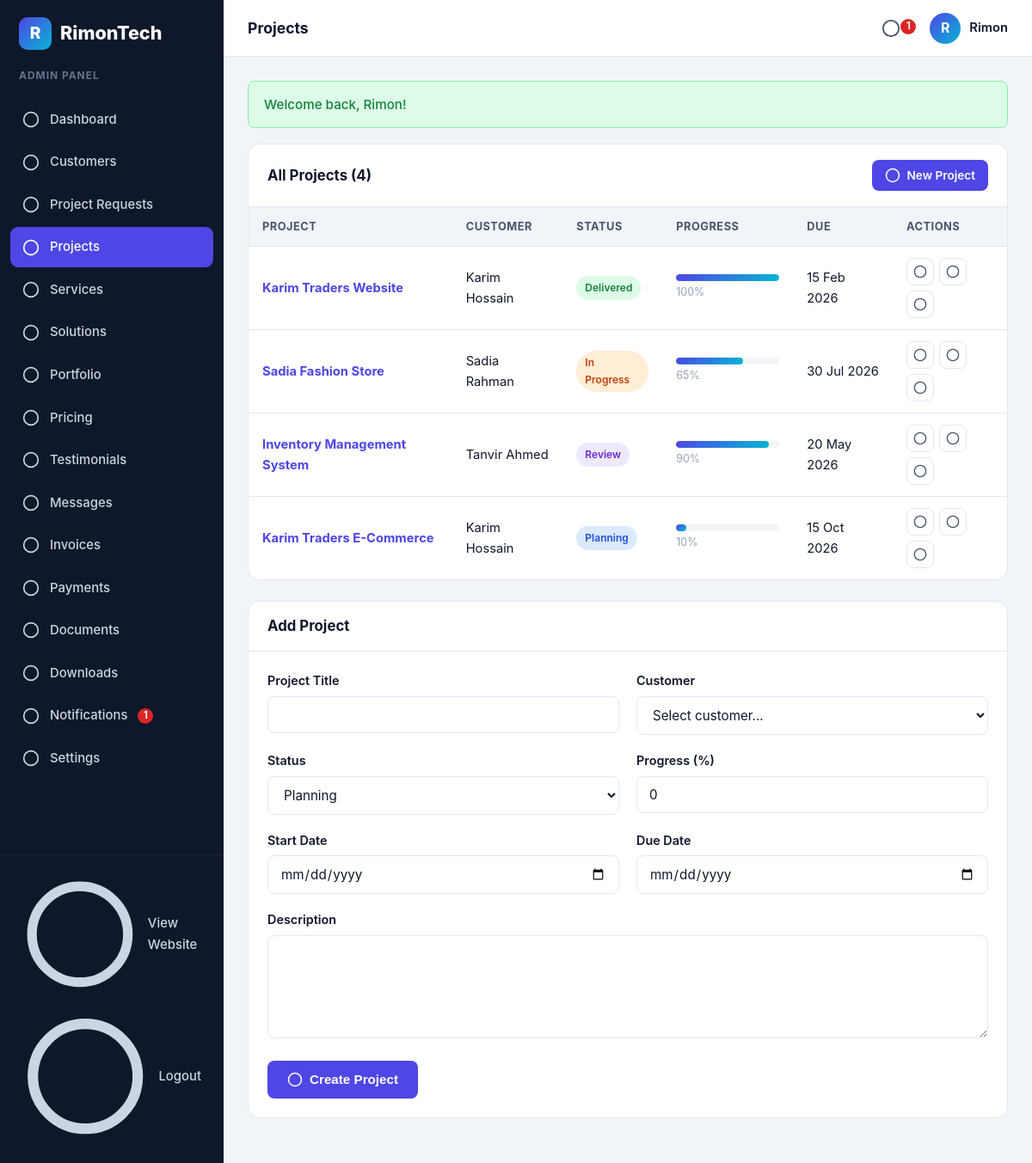
Screenshot of /admin/projects.php (signed in) with the database file from the repository.
### tables this page shows
CREATE TABLE IF NOT EXISTS projects (
    id INT UNSIGNED AUTO_INCREMENT PRIMARY KEY,
    customer_id INT UNSIGNED NOT NULL,
    title VARCHAR(150) NOT NULL,
    description TEXT NULL,
    status ENUM('planning','in_progress','review','completed','delivered') NOT NULL DEFAULT 'planning',
    progress TINYINT UNSIGNED NOT NULL DEFAULT 0,
    start_date DATE NULL,
    due_date DATE NULL,
    created_at TIMESTAMP DEFAULT CURRENT_TIMESTAMP,
    CONSTRAINT fk_projects_customer FOREIGN KEY (customer_id)
        REFERENCES customers(id) ON DELETE CASCADE
);

CREATE TABLE IF NOT EXISTS customers (
    id INT UNSIGNED AUTO_INCREMENT PRIMARY KEY,
    name VARCHAR(120) NOT NULL,
    email VARCHAR(190) NOT NULL UNIQUE,
    phone VARCHAR(40) NULL,
    company VARCHAR(150) NULL,
    address VARCHAR(255) NULL,
    password VARCHAR(255) NOT NULL,
    status ENUM('active','inactive') NOT NULL DEFAULT 'active',
    created_at TIMESTAMP DEFAULT CURRENT_TIMESTAMP
);

### config/database.php (called while the page is built, shortened)
<?php
function db(): PDO
{
    static $pdo = null;
    if ($pdo === null) {
        $dsn = 'mysql:host=' . DB_HOST . ';dbname=' . DB_NAME . ';charset=utf8mb4';
        $pdo = new PDO($dsn, DB_USER, DB_PASS, [
            PDO::ATTR_ERRMODE => PDO::ERRMODE_EXCEPTION,
            PDO::ATTR_DEFAULT_FETCH_MODE => PDO::FETCH_ASSOC,
            PDO::ATTR_EMULATE_PREPARES => false,
        ]);
    }
    return $pdo;
}

### admin/projects.php (the view, shortened to what this page needs)
<?php
$pageTitle = 'Projects';
$activeNav = 'projects';
require_once __DIR__ . '/../includes/functions.php';
$form = ['title' => '', 'customer_id' => '', 'description' => '', 'status' => 'planning', 'progress' => 0, 'start_date' => '', 'due_date' => ''];
$editId = 0;
$projects = db()->query('SELECT p.*, c.name AS customer_name FROM projects p LEFT JOIN customers c ON c.id = p.customer_id ORDER BY p.created_at DESC')->fetchAll();
include __DIR__ . '/../includes/admin-header.php';
?>
<div class="panel">
  <div class="panel-head"><h3>All Projects (<?= count($projects) ?>)</h3><a class="btn btn-sm btn-primary" href="<?= url('admin/projects.php#add') ?>"><?= icon('plus') ?> New Project</a></div>
  <div class="table-wrap">
    <table class="table">
      <thead><tr><th>Project</th><th>Customer</th><th>Status</th><th>Progress</th><th>Due</th><th>Actions</th></tr></thead>
      <tbody>
        <?php foreach ($projects as $p): ?>
          <tr>
            <td><a href="<?= url('admin/project-details.php?id=' . $p['id']) ?>"><b><?= e($p['title']) ?></b></a></td>
            <td><?= e($p['customer_name'] ?? '—') ?></td>
            <td><?= status_badge($p['status']) ?></td>
            <td>
              <div class="progress"><div class="progress-bar" style="width:<?= (int)$p['progress'] ?>%"></div></div>
              <span style="font-size:0.78rem;color:var(--text-3);"><?= (int)$p['progress'] ?>%</span>
            </td>
            <td><?= $p['due_date'] ? date('d M Y', strtotime($p['due_date'])) : '—' ?></td>
            <td>
              <div class="actions">
                <a class="icon-btn" href="<?= url('admin/project-details.php?id=' . $p['id']) ?>" title="View"><?= icon('eye') ?></a>
                <a class="icon-btn" href="<?= url('admin/projects.php?edit=' . $p['id'] . '#add') ?>" title="Edit"><?= icon('edit') ?></a>
                <form method="post" action="<?= url('admin/projects.php') ?>" style="margin:0;">
                  <button type="submit" class="icon-btn danger" title="Delete" onclick="return confirm('Delete this project?');"><?= icon('trash') ?></button>
                </form>
              </div>
            </td>
          </tr>
        <?php endforeach; ?>
      </tbody>
    </table>
  </div>
</div>
<div class="panel" id="add">
  <div class="panel-head"><h3><?= $editId ? 'Edit Project' : 'Add Project' ?></h3></div>
  <div class="panel-body">
    <form method="post" action="<?= url('admin/projects.php' . ($editId ? '?edit=' . $editId : '')) ?>">
      <div class="form-grid">
        <div class="form-group">
          <label class="form-label">Project Title</label>
          <input type="text" name="title" class="form-control" value="<?= e($form['title']) ?>" required>
        </div>
        <div class="form-group">
          <label class="form-label">Customer</label>
          <select name="customer_id" class="form-control" required>
            <option value="">Select customer...</option>
          </select>
        </div>
        <div class="form-group">
          <label class="form-label">Status</label>
          <select name="status" class="form-control">
            <?php foreach (['planning', 'in_progress', 'review', 'completed', 'delivered'] as $st): ?>
              <option value="<?= $st ?>" <?= $form['status'] === $st ? 'selected' : '' ?>><?= e(ucfirst(str_replace('_', ' ', $st))) ?></option>
            <?php endforeach; ?>
          </select>
        </div>
        <div class="form-group">
          <label class="form-label">Progress (%)</label>
          <input type="number" name="progress" class="form-control" min="0" max="100" value="<?= (int)$form['progress'] ?>">
        </div>
        <div class="form-group">
          <label class="form-label">Start Date</label>
          <input type="date" name="start_date" class="form-control" value="<?= e($form['start_date']) ?>">
        </div>
        <div class="form-group">
          <label class="form-label">Due Date</label>
          <input type="date" name="due_date" class="form-control" value="<?= e($form['due_date']) ?>">
        </div>
      </div>
      <div class="form-group">
        <label class="form-label">Description</label>
        <textarea name="description" class="form-control"><?= e($form['description']) ?></textarea>
      </div>
      <button type="submit" class="btn btn-primary"><?= $editId ? icon('check') . ' Update' : icon('plus') . ' Create' ?> Project</button>
    </form>
  </div>
</div>
<?php include __DIR__ . '/../includes/admin-footer.php'; ?>

### includes/admin-header.php (shortened to what this page needs)
<?php
require_once __DIR__ . '/functions.php';
$admin = require_admin();
$activeNav = $activeNav ?? '';
$pageTitle = $pageTitle ?? 'Admin Dashboard';
$unread = unread_count('admin', (int)$admin['id']);
$navItems = [
    'dashboard' => ['label' => 'Dashboard', 'url' => 'admin/dashboard.php', 'icon' => 'grid'],
    'customers' => ['label' => 'Customers', 'url' => 'admin/customers.php', 'icon' => 'users'],
    'project-requests' => ['label' => 'Project Requests', 'url' => 'admin/project-requests.php', 'icon' => 'inbox'],
    'projects' => ['label' => 'Projects', 'url' => 'admin/projects.php', 'icon' => 'clipboard'],
    'services' => ['label' => 'Services', 'url' => 'admin/services.php', 'icon' => 'layers'],
    'solutions' => ['label' => 'Solutions', 'url' => 'admin/solutions.php', 'icon' => 'cpu'],
    'portfolio' => ['label' => 'Portfolio', 'url' => 'admin/portfolio.php', 'icon' => 'eye'],
    'pricing' => ['label' => 'Pricing', 'url' => 'admin/pricing.php', 'icon' => 'tag'],
    'testimonials' => ['label' => 'Testimonials', 'url' => 'admin/testimonials.php', 'icon' => 'quote'],
    'messages' => ['label' => 'Messages', 'url' => 'admin/messages.php', 'icon' => 'mail'],
    'invoices' => ['label' => 'Invoices', 'url' => 'admin/invoices.php', 'icon' => 'file'],
    'payments' => ['label' => 'Payments', 'url' => 'admin/payments.php', 'icon' => 'wallet'],
    'documents' => ['label' => 'Documents', 'url' => 'admin/documents.php', 'icon' => 'layers'],
    'downloads' => ['label' => 'Downloads', 'url' => 'admin/downloads.php', 'icon' => 'download'],
    'notifications' => ['label' => 'Notifications', 'url' => 'admin/notifications.php', 'icon' => 'bell'],
    'settings' => ['label' => 'Settings', 'url' => 'admin/settings.php', 'icon' => 'settings'],
];
?>
<!DOCTYPE html>
<html lang="en">
<head>
<link rel="stylesheet" href="<?= url('assets/css/style.css') ?>">
</head>
<body class="dashboard-body">
<div class="dashboard admin-dashboard">
  <aside class="sidebar" id="sidebar">
    <a href="<?= url('admin/dashboard.php') ?>" class="brand sidebar-brand">
      <span class="brand-mark">R</span>
      <span class="brand-text"><?= e(APP_NAME) ?></span>
    </a>
    <p class="sidebar-caption">Admin Panel</p>
    <nav class="sidebar-nav">
      <?php foreach ($navItems as $key => $item): ?>
        <?php $extra = $key === 'notifications' && $unread > 0 ? '<span class="dot-badge">' . $unread . '</span>' : ''; ?>
        <a href="<?= url($item['url']) ?>" class="sidebar-link <?= $activeNav === $key ? 'active' : '' ?>">
          <span class="sidebar-icon"><?= icon($item['icon']) ?></span>
          <?= e($item['label']) ?><?= $extra ?>
        </a>
      <?php endforeach; ?>
    </nav>
    <div class="sidebar-footer">
      <a href="<?= url('index.php') ?>" class="sidebar-link"><?= icon('eye') ?> View Website</a>
      <a href="<?= url('admin/logout.php') ?>" class="sidebar-link"><?= icon('logout') ?> Logout</a>
    </div>
  </aside>
  <div class="dashboard-main">
    <header class="topbar">
      <h1 class="topbar-title"><?= e($pageTitle) ?></h1>
      <div class="topbar-right">
        <a href="<?= url('admin/notifications.php') ?>" class="topbar-icon" title="Notifications">
          <?= icon('bell') ?>
          <?php if ($unread > 0): ?><span class="dot-badge"><?= $unread ?></span><?php endif; ?>
        </a>
        <div class="topbar-user">
          <span class="avatar"><?= e(strtoupper(substr($admin['name'], 0, 1))) ?></span>
          <span class="topbar-user-name"><?= e($admin['name']) ?></span>
        </div>
      </div>
    </header>
    <div class="dashboard-content">
      <?php flash_render(); ?>

### includes/functions.php (shortened to what this page needs)
<?php
require_once __DIR__ . '/../config/database.php';
function base_url(string $path = ''): string
{
    static $base = null;
    if ($base === null) {
        $rootFs = realpath(dirname(__DIR__));
        $docRoot = realpath($_SERVER['DOCUMENT_ROOT'] ?? $rootFs);
        $base = '/';
    }
    return $base . ltrim($path, '/');
}
function url(string $path = ''): string
{
    return base_url($path);
}
function e(?string $value): string
{
    return htmlspecialchars((string)$value, ENT_QUOTES, 'UTF-8');
}
function get_flashes(): array
{
    $flashes = $_SESSION['flash'] ?? [];
    return $flashes;
}
function flash_render(): void
{
    foreach (get_flashes() as $f) {
        $type = $f['type'] === 'error' ? 'error' : 'success';
        echo '<div class="alert alert-' . e($type) . '">' . e($f['message']) . '</div>';
    }
}
function current_admin(): ?array
{
    $stmt = db()->prepare('SELECT * FROM admins WHERE id = ?');
    $stmt->execute([$_SESSION['admin_id']]);
    return $stmt->fetch() ?: null;
}
function require_admin(): array
{
    $admin = current_admin();
    return $admin;
}
function unread_count(string $type, int $userId): int
{
    $stmt = db()->prepare('SELECT COUNT(*) FROM notifications WHERE user_type = ? AND user_id = ? AND is_read = 0');
    $stmt->execute([$type, $userId]);
    return (int)$stmt->fetchColumn();
}
function icon(string $name): string
{
    return $map[$name] ?? '<svg viewBox="0 0 24 24" fill="none" stroke="currentColor" stroke-width="2"><circle cx="12" cy="12" r="10"/></svg>';
}
function status_badge(string $status): string
{
    $colors = [
        'new' => 'badge-blue', 'contacted' => 'badge-purple', 'in_progress' => 'badge-orange',
        'completed' => 'badge-green', 'closed' => 'badge-gray', 'delivered' => 'badge-green',
        'planning' => 'badge-blue', 'review' => 'badge-purple', 'active' => 'badge-green',
        'inactive' => 'badge-gray', 'unpaid' => 'badge-orange', 'paid' => 'badge-green',
        'overdue' => 'badge-red', 'cancelled' => 'badge-gray', 'pending' => 'badge-orange',
        'failed' => 'badge-red', 'open' => 'badge-blue', 'answered' => 'badge-green', 'closed' => 'badge-gray',
    ];
    $color = $colors[$status] ?? 'badge-gray';
    return '<span class="badge ' . e($color) . '">' . e(ucwords(str_replace('_', ' ', $status))) . '</span>';
}

### rows the page displays
projects: title "Karim Traders Website", customer.name "Karim Hossain", status "Delivered", progress "100", due_date "15 Feb 2026"
projects: title "Sadia Fashion Store", customer.name "Sadia Rahman", status "In Progress", progress "65", due_date "30 Jul 2026"
projects: title "Inventory Management System", customer.name "Tanvir Ahmed", status "Review", progress "90", due_date "20 May 2026"
projects: title "Karim Traders E-Commerce", customer.name "Karim Hossain", status "Planning", progress "10", due_date "15 Oct 2026"

### other values shown
APP_NAME "RimonTech"
$item['label'] "Dashboard"
$item['label'] "Customers"
$item['label'] "Project Requests"
$item['label'] "Projects"
$item['label'] "Services"
$item['label'] "Solutions"
$item['label'] "Portfolio"
$item['label'] "Pricing"
$item['label'] "Testimonials"
$item['label'] "Messages"
$item['label'] "Invoices"
$item['label'] "Payments"
$item['label'] "Documents"
$item['label'] "Downloads"
